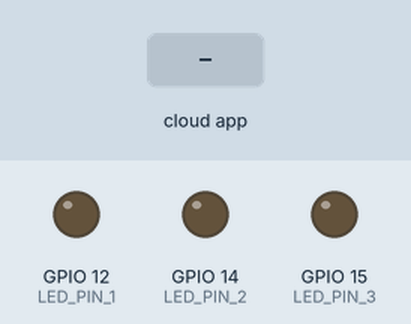
Simulated run of this sketch. Board: ESP32. On the bench: output pins drawn as LEDs (lit = HIGH). The test bench sets the inputs (shaded band). WiFi joins after 1.5 s; servers stay silent unless stated; what the sketch prints to the serial monitor is not drawn.

Above: at 2.7 s.
2.8 s: the phone or cloud app sets led.um to 1
At 3.6 s:
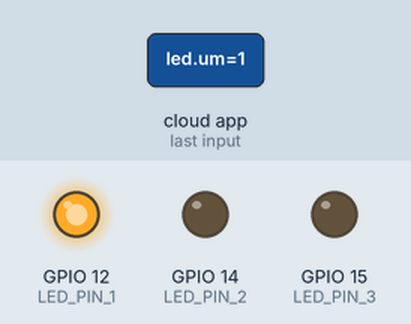
4.3 s: the phone or cloud app sets led.dois to 1
At 4.7 s:
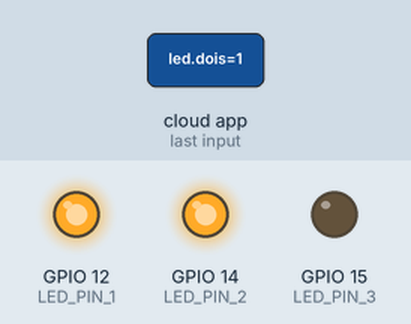
5.8 s: the phone or cloud app sets led.um to 0
At 7.0 s:
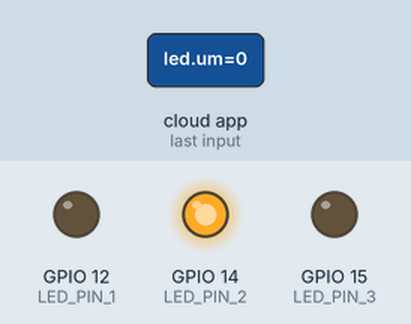
7.3 s: the phone or cloud app sets led.dois to 0
At 8.2 s:
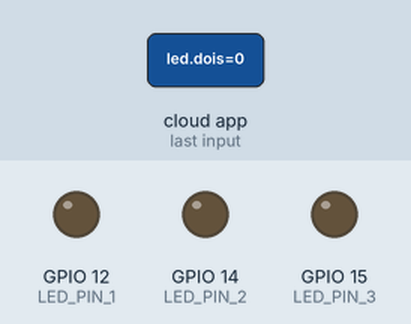
Timing chart, 0 to 9.8 s (numbered marks = the images above; inputs shaded):
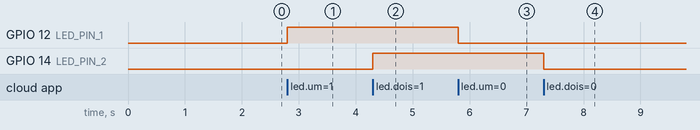

The sketch:

ESP32_Alexa.ino
```cpp
/*
 Name:		    ESP32_Alexa.ino
 Created:	    06/06/2022
 Author:	    Paulo Fernando <pfsf07@gmail.com>
 Description: MCU(Esp32 in this case) that connects with Alexa(Amazon's home assistant), using "fauxmoESP" library. This example turnon/turnoff two LEDs and dims another LED.
 Connections:
	VCC    			 -> 	Powered by USB
	LED Output(3V3 Logic)    -> 	GPIO 12,GPIO 14
  	LED Output(PWM) 	 ->     GPIO 15
*/
#include <Arduino.h>
#include <WiFi.h>
//fauxmo library
#include "fauxmoESP.h"
//LED pins
#define LED_PIN_1 12
#define LED_PIN_2 14
#define LED_PIN_3 15
//WiFi credentials
#define WIFI_SSID "Your WIFI SSID"
#define WIFI_PASS "WIFI PASSWORD"
//Devices names
#define LED_1 "led um"
#define LED_2 "led dois"
#define LED_3 "led três"
//Fauxmo object
fauxmoESP fauxmo;
//WiFi function to handle connection
void wifiSetup(){
  //Station mode
  WiFi.mode(WIFI_STA);
  Serial.printf("[WIFI] Connecting to %s ", WIFI_SSID);
  WiFi.begin(WIFI_SSID, WIFI_PASS);
  while (WiFi.status() != WL_CONNECTED) {
    Serial.print(".");
    delay(100);
  }
  Serial.println();
  //Connection OK!
  Serial.printf("[WIFI] STATION Mode, SSID: %s, IP address: %s\n", WiFi.SSID().c_str(), WiFi.localIP().toString().c_str());
}

void setup(){
  //Serial port to Debug
  Serial.begin(115200);
  Serial.println();
  //Initialize WiFi
  wifiSetup();
  //Configuration of LED_1 and LED_2
  pinMode(LED_PIN_1, OUTPUT);
  digitalWrite(LED_PIN_1, LOW);
  pinMode(LED_PIN_2, OUTPUT);
  digitalWrite(LED_PIN_2, LOW);
  //PWM config of LED_3:Channel, Frequency, Resolution
  ledcSetup(0, 5000, 8);
  //PWM output pin
  ledcAttachPin(LED_PIN_3, 0);
  //Create fauxmo TCP server with port number 80(gen3 devices),1901(default)
  fauxmo.createServer(true);
  fauxmo.setPort(80);
  //Pass true/false to next function, to enable or disable the library. Disabling it will prevent the devices from being discovered and switched
  fauxmo.enable(true);
  //Add virtual devices
  fauxmo.addDevice(LED_1);
  fauxmo.addDevice(LED_2);
  fauxmo.addDevice(LED_3);
  //Callback function to handle Alexa requests. As short as possible!
  fauxmo.onSetState([](unsigned char device_id, const char * device_name, bool state, unsigned char value){
    //"state" variable to turn on/off | "value" variable to set the pwm output
    Serial.printf("[MAIN] Device #%d (%s) state: %s value: %d\n", device_id, device_name, state ? "ON" : "OFF", value);
    //Turn on/off "led um" device
    if((strcmp(device_name, LED_1) == 0)){
        Serial.print("'led um' state: ");Serial.println(state);
        if(state){
            digitalWrite(LED_PIN_1, HIGH);
        }
        else{
            digitalWrite(LED_PIN_1, LOW);
        }
    }
    //Turn on/off "led dois" device
    if((strcmp(device_name, LED_2) == 0)){
        Serial.print("'led dois' state: ");Serial.println(state);
        if(state){
            digitalWrite(LED_PIN_2, HIGH);
        }
        else{
            digitalWrite(LED_PIN_2, LOW);
        }
    }
    //Dim "led três" device
    if((strcmp(device_name, LED_3) == 0)){
        Serial.print("'led três' value: ");Serial.println(value);
        ledcWrite(0, value);
    }
  });
}

void loop(){
  //Verifiy UDP async packets
  fauxmo.handle();
}
```

Measured:
- after the input at 2.8 s, GPIO 12 (LED_PIN_1): LOW → HIGH at once
- after the input at 4.3 s, GPIO 14 (LED_PIN_2): LOW → HIGH at once
- after the input at 5.8 s, GPIO 12 (LED_PIN_1): HIGH → LOW at once
- after the input at 7.3 s, GPIO 14 (LED_PIN_2): HIGH → LOW at once
